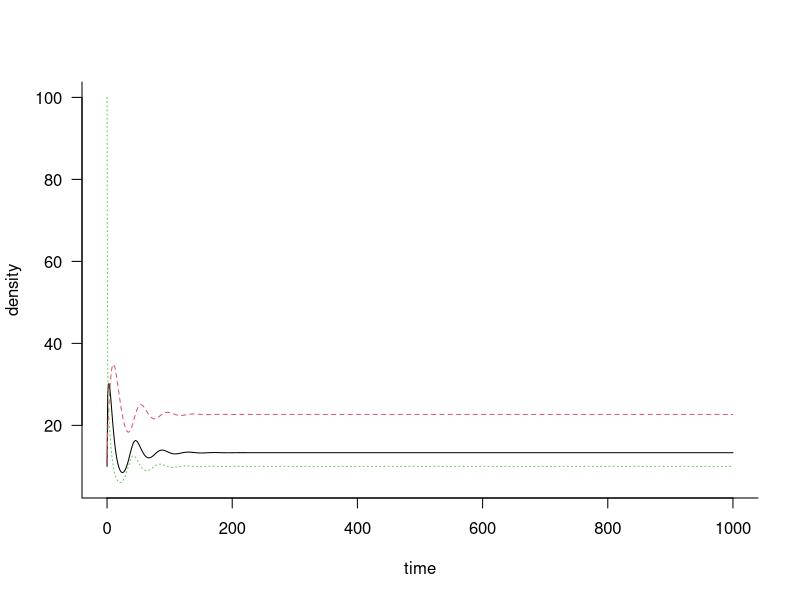
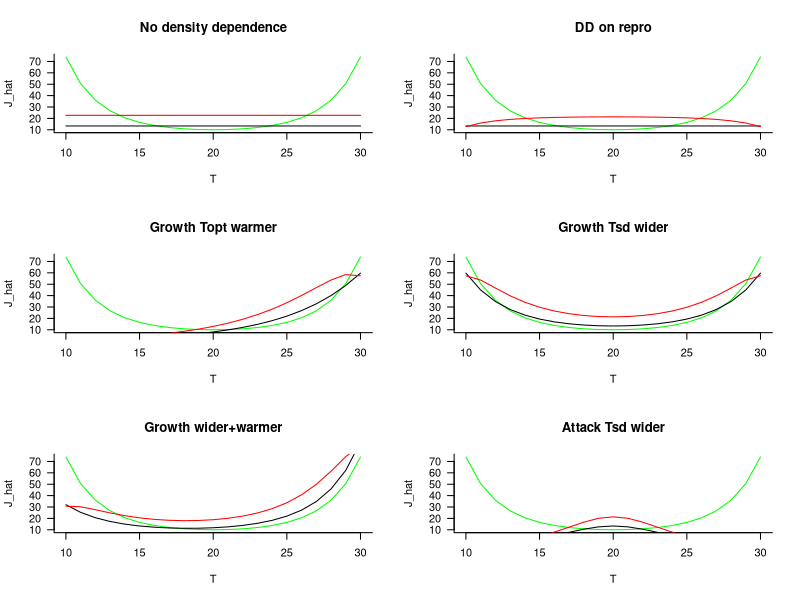

The R source for these figures, in order:
#t-dep stage-dep predation 
library(deSolve)

par(mfrow=c(1,1))

#time vector
Tmax = 1000 # time horizon  
TimeStep = 1 # integration time step
Time <- seq(0, Tmax, by = TimeStep)
#initial
A0 = 10 # initial adults
P0 = 11 # initial predators
J0 = 100 # initial juveniles
Y0 <- c(A0,P0,J0)
#parameters
a =.1 # attack rate (pred)
c =.1 # conversion
m =.1 # predator mortality (predators live longer)
b = 2 # birth rate, must be greater than 1
g =.4 # growth rate (juve)
n =.3 # adult prey mortality
parms <- c(a,c,m,b,g,n )
predprey_equations  <- function(t, y, parms) {
  a=parms[1]; c=parms[2] ; m= parms[3]; b=parms[4]; g=parms[5]; n=parms[6]
    A0 <- y[1]; P0 <- y[2]; J0 <- y[3]
         dAdt <- g*J0 - n*A0            #adult ode
         dPdt <- (c*a*J0*P0) - m*P0     #predator ode
         dJdt <- b*A0 - g*J0 - a*J0*P0  #juvenile ode
         return(list(c(dAdt,dPdt,dJdt)));
    }
LV.out <- lsoda(Y0, Time,predprey_equations,parms)
par(las=1,bty="l")
matplot(LV.out[,1],LV.out[,-1], type='l', xlab="time", ylab="density") 

#condition 2: must be pos
g-n*(n/(b*m)+m+b)
#condition 3: must be pos
n*g+g*b-m*g*b/n-m*g+m*b-n*m

#red = pred
#green = juv
#black = adult


#equilibrium across range of temps using *gaussian function* for a(t) and g(t)
# Rm*exp(-0.5*((T-Topt)/Tsd)^2
# no density dependence
par(mfrow=c(3,2))
# J*=m/ca(t)
# A*=g(t)m/nca(t)
# P*=[g(t)(b/n-1)]/a(t)
T = seq(10,30,1)
Topt = 20
Tsd = 5
### identical ####
at = a*exp(-0.5*((T-Topt)/Tsd)^2) #attack rate as func of temp
gt = g*exp(-0.5*((T-Topt)/Tsd)^2) #growth rate as func of temp

J_hat=m/(c*at)
A_hat=gt*m/(n*c*at)
P_hat=(gt*((b/n)-1))/at
plot(T,J_hat, col="green",type="l", main="No density dependence")
lines(T,A_hat, col="black")
lines(T,P_hat, col="red")

# add density dependence on reproduction
# J*=m/ca(t)
# A*=g(t)m/nca(t)
# P*=bg(t)/na(t)-bg(t)m/Knca(t)2+bg(t)2m/Kn2ca(t)2-g(t)/a(t)
K=200
J_hat=m/(c*at)
A_hat=gt*m/(n*c*at)
P_hat=b*gt/(n*at)-b*gt*m/(K*n*c*at^2)+b*gt^2*m/K*n^2*c*at^2-gt/at

plot(T,J_hat, col="green",type="l",main = "DD on repro")
lines(T,A_hat, col="black")
lines(T,P_hat, col="red")

### growth warmer ####
Topt2 = 25
at = a*exp(-0.5*((T-Topt)/Tsd)^2) #attack rate as func of temp
gt = g*exp(-0.5*((T-Topt2)/Tsd)^2) #growth rate as func of temp
J_hat=m/(c*at)
A_hat=gt*m/(n*c*at)
P_hat=b*gt/(n*at)-b*gt*m/(K*n*c*at^2)+b*gt^2*m/K*n^2*c*at^2-gt/at
plot(T,J_hat, col="green",type="l",main="Growth Topt warmer")
lines(T,A_hat, col="black")
lines(T,P_hat, col="red")

### growth wider ####
Tsd2 = 2*Tsd
at = a*exp(-0.5*((T-Topt)/Tsd)^2) #attack rate as func of temp
gt = g*exp(-0.5*((T-Topt)/Tsd2)^2) #growth rate as func of temp
J_hat=m/(c*at)
A_hat=gt*m/(n*c*at)
P_hat=b*gt/(n*at)-b*gt*m/(K*n*c*at^2)+b*gt^2*m/K*n^2*c*at^2-gt/at
plot(T,J_hat, col="green",type="l",main="Growth Tsd wider")
lines(T,A_hat, col="black")
lines(T,P_hat, col="red")

### growth wider & warmer####
Tsd2 = 2*Tsd
at = a*exp(-0.5*((T-Topt)/Tsd)^2) #attack rate as func of temp
gt = g*exp(-0.5*((T-Topt2)/Tsd2)^2) #growth rate as func of temp
J_hat=m/(c*at)
A_hat=gt*m/(n*c*at)
P_hat=b*gt/(n*at)-b*gt*m/(K*n*c*at^2)+b*gt^2*m/K*n^2*c*at^2-gt/at
plot(T,J_hat, col="green",type="l",main="Growth wider+warmer")
lines(T,A_hat, col="black")
lines(T,P_hat, col="red")

### attack wider ####
Tsd2 = 0.5*Tsd
at = a*exp(-0.5*((T-Topt)/Tsd)^2) #attack rate as func of temp
gt = g*exp(-0.5*((T-Topt)/Tsd2)^2) #growth rate as func of temp
J_hat=m/(c*at)
A_hat=gt*m/(n*c*at)
P_hat=b*gt/(n*at)-b*gt*m/(K*n*c*at^2)+b*gt^2*m/K*n^2*c*at^2-gt/at
plot(T,J_hat, col="green",type="l",main="Attack Tsd wider")
lines(T,A_hat, col="black")
lines(T,P_hat, col="red")

#maybe use rootSolve package function "multiroot" and function "steady"?
